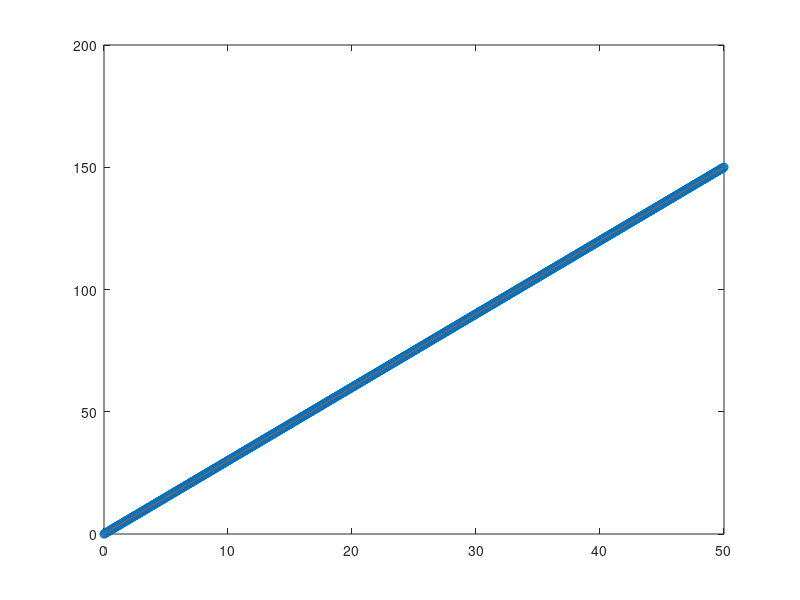

Write the MATLAB code that produced this figure.
%% Generate some interesting trajactory


%% single second-order polynominal trajectory
double_lane_flag = 0;
f = @(x) 3*x;            % striaght line
% f = @(x) 0.01*x.^2;      % quandratic curve
% f = @(x) 0.3*sin(0.1*x);   % sin curve

z = linspace(0,50,1000);

p1 = polyfit(z,f(z),2);
g1 = @(x) p1(1)*x.^2 + p1(2)*x + p1(3);
g_dot1 = @(x) 2*p1(1)*x + p1(2);

plot(z,f(z),'o');
hold on, plot(z,g1(z))

%% Double Second-order polynominal trajectory
% double_lane_flag = 1;
% 
% f = @(x) 3*sin(0.1*x);   % sin curve
% 
% x_boundary = 30;
% z1 = linspace(0,x_boundary,1000);
% z2 = linspace(x_boundary,2*x_boundary,1000);
% 
% p1 = polyfit(z1,f(z1),2);
% p2 = polyfit(z2,f(z2),2);
% 
% g1 = @(x) p1(1)*x.^2 + p1(2)*x + p1(3);
% g2 = @(x) p2(1)*x.^2 + p2(2)*x + p2(3);
% 
% g_dot1 = @(x) 2*p1(1)*x + p1(2);
% g_dot2 = @(x) 2*p2(1)*x + p2(2);
% 
% %plot(z1,f(z1),'o');
% %hold on, plot(z2,f(z2),'o');
% hold on, plot(z1,g1(z1),'LineWidth',2);
% hold on, plot(z2,g2(z2),'LineWidth',2);